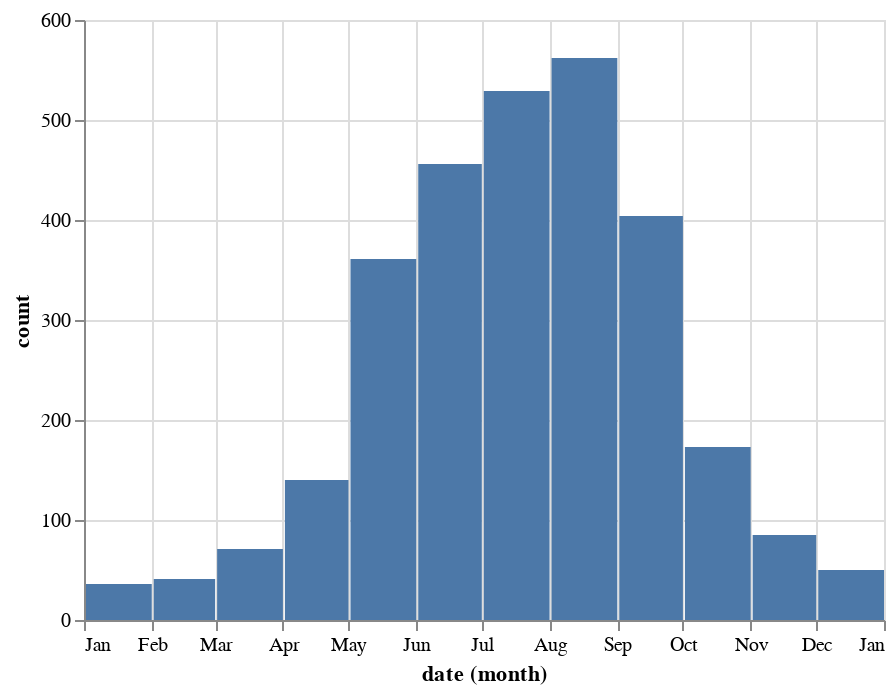

Source (notebook cell):
### Markdown cell above
### Show number of observers per month

### Code cell
observers_by_month = get_monthly_counts(get_observation_observers, 'Observers')
alt.Chart(observers_by_month).mark_bar().encode(x='month(date):T', y='count:Q')

### Figure 1 — Vega-Lite specification as saved in the notebook (floating-point values rounded to 4 significant figures)
{"config": {"view": {"continuousWidth": 400, "continuousHeight": 300}}, "data": {"name": "data-6b23df20370dfefba159c578e9745d11"}, "mark": "bar", "encoding": {"x": {"type": "temporal", "field": "date", "timeUnit": "month"}, "y": {"type": "quantitative", "field": "count"}}, "$schema": "https://vega.github.io/schema/vega-lite/v4.8.1.json", "datasets": {"data-6b23df20370dfefba159c578e9745d11": [{"metric": "Observers", "date": "2020-01-01T00:00:00", "count": 36}, {"metric": "Observers", "date": "2020-02-01T00:00:00", "count": 41}, {"metric": "Observers", "date": "2020-03-01T00:00:00", "count": 71}, {"metric": "Observers", "date": "2020-04-01T00:00:00", "count": 140}, {"metric": "Observers", "date": "2020-05-01T00:00:00", "count": 361}, {"metric": "Observers", "date": "2020-06-01T00:00:00", "count": 456}, {"metric": "Observers", "date": "2020-07-01T00:00:00", "count": 529}, {"metric": "Observers", "date": "2020-08-01T00:00:00", "count": 562}, {"metric": "Observers", "date": "2020-09-01T00:00:00", "count": 404}, {"metric": "Observers", "date": "2020-10-01T00:00:00", "count": 173}, {"metric": "Observers", "date": "2020-11-01T00:00:00", "count": 85}, {"metric": "Observers", "date": "2020-12-01T00:00:00", "count": 50}]}}
